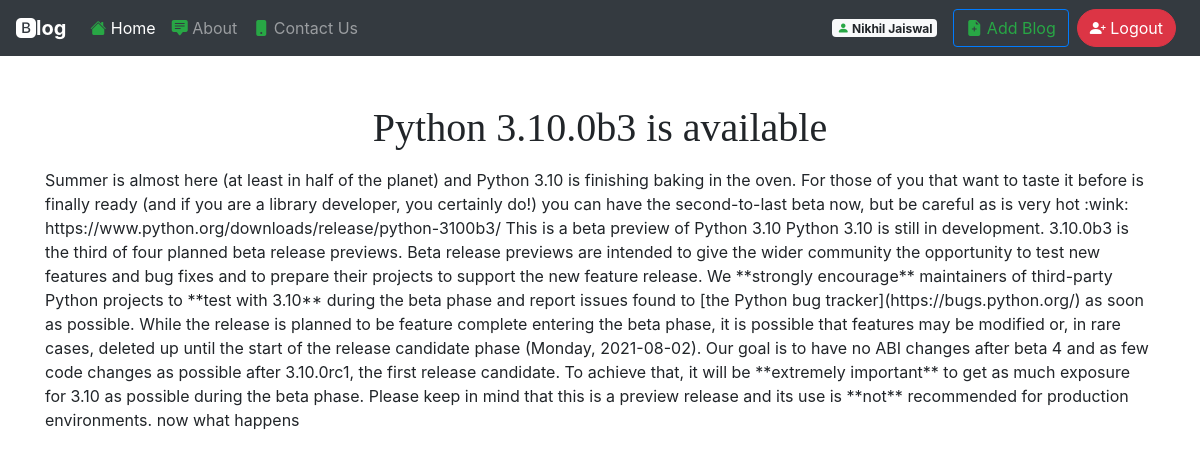
Page /blog/python-3100b3-is-available (signed in) on the committed database.
### home/models.py (models this page shows, shortened)
class MyUser(AbstractBaseUser):
    email = models.EmailField(
        verbose_name='email address',
        max_length=255,
        unique=True,
    )
    full_name = models.CharField(max_length=100, default=None)
    date_of_birth = models.DateField()
    mobile = models.CharField(max_length=14, unique=True)
    is_active = models.BooleanField(default=True)
    is_admin = models.BooleanField(default=False)
    objects = MyUserManager()
    USERNAME_FIELD = 'email'
    REQUIRED_FIELDS = ['date_of_birth', 'mobile', ]

class Blog(models.Model):
    title = models.CharField(max_length=50)
    desc = models.TextField()
    title_slug = models.SlugField(unique=True, default=uuid.uuid1)
    user = models.ForeignKey(settings.AUTH_USER_MODEL,
                             on_delete=models.CASCADE, default='pk')
    timestamp = models.DateTimeField(default=timezone.now)

### home/views.py (the view)
# urls.py: path('blog/<str:slug>', views.singleBlog),
def singleBlog(request, slug):
    blog = Blog.objects.get(title_slug=slug)
    data = {'data': blog}
    return render(request, 'blog.html', data)

### templates/blog.html (shortened to what this page needs)
{% extends 'base.html' %}
{% block body %}
<div class="container my-5">
    <h1 class="text-center my-3"> {{ data.title }} </h1>
    <p> {{data.desc}} </p>
</div>
{% endblock body %}

### templates/base.html (shortened to what this page needs)
<!doctype html>
<html lang="en">
<head>
    <link rel="stylesheet" href="https://cdn.jsdelivr.net/npm/bootstrap@4.6.0/dist/css/bootstrap.min.css"
>
    <link rel="stylesheet" href="https://cdn.jsdelivr.net/npm/bootstrap-icons@1.5.0/font/bootstrap-icons.css">
</head>
<body>
    <nav class="navbar navbar-expand-lg navbar-dark bg-dark">
        <a class="navbar-brand" href="#">
            <b class="bi bi-bootstrap-fill">log</b>
        </a>
        <div class="collapse navbar-collapse" id="navbarSupportedContent">
            <ul class="navbar-nav mr-auto">
                <li class="nav-item active">
                    <a class="nav-link" href="/"><i class="bi bi-house-fill text-success"></i>
                        Home
                        <span class="sr-only">(current)</span></a>
                </li>
                <li class="nav-item">
                    <a class="nav-link" href="#"><i class="bi bi-chat-square-text-fill text-success"></i> About</a>
                </li>
                <li class="nav-item">
                    <a class="nav-link" href="#"><i class="bi bi-phone-fill text-success"></i> Contact Us</a>
                </li>
            </ul>
            {% if request.user.is_anonymous %}
            <a class="btn rounded-pill btn-success" href="#" role="button" data-toggle="modal"
                data-target="#loginModal"><i class="bi bi-person-check-fill"></i>
                Login </a>
            <a class="btn rounded-pill btn-info mx-2" href="#" role="button" data-toggle="modal"
                data-target="#signupModal"><i class="bi bi-person-plus-fill"></i>
                SignUp </a>
            {% else %}
            <span class="badge  badge-light mx-3"><i class="bi bi-person-fill text-success"></i>
                {{request.user.full_name}}</span>
            <a class="btn rounded border-primary btn-outline-success mr-2" href="/add" role="button"><i
                    class="bi bi-file-earmark-plus-fill"></i>
                Add Blog </a>
            <a class="btn rounded-pill btn-danger mr-2" href="/logout" role="button"><i
                    class="bi bi-person-plus-fill"></i>
                Logout </a>
            {% endif %}
        </div>
    </nav>
        {% block body %}
        {% endblock body %}
</body>
</html>

### templates/base.html (style rules this page uses)
h1, h2, h3, h4, h5, h6 { font-family: "Playfair Display", Georgia, "Times New Roman", serif; }

### rows in the picture
MyUser: user.full_name "Nikhil Jaiswal"
Blog: title "Python 3.10.0b3 is available", desc "Summer is almost here (at least in half of the planet) and Python 3.10 is finishing baking in the oven. For those of you that want to taste it before is finally ready (and if you are a library developer, you certainly do!) you can have the second-to-last beta now, but be careful as is very hot :wink: https://www.python.org/downloads/release/python-3100b3/ This is a beta preview of Python 3.10 Python 3.10 is still in development. 3.10.0b3 is the third of four planned beta release previews. Beta release previews are intended to give the wider community the opportunity to test new features and bug fixes and to prepare their projects to support the new feature release. We **strongly encourage**…"
